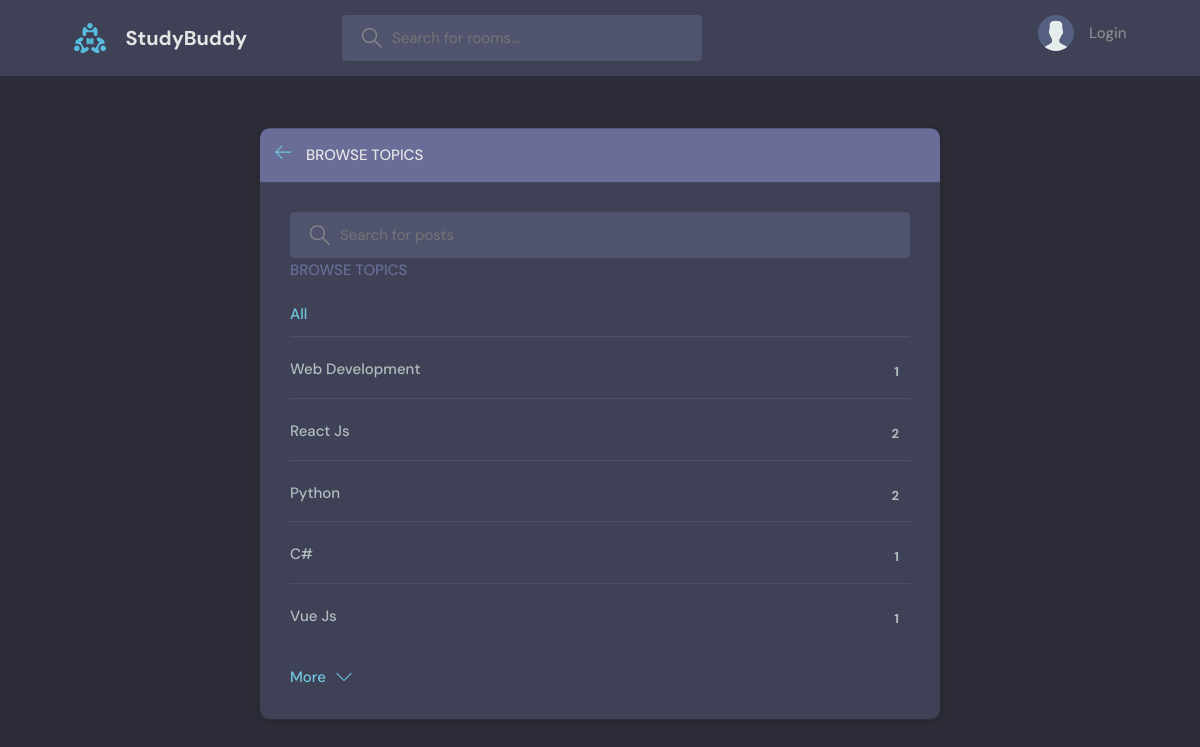
The app's page /room/topics, older data.
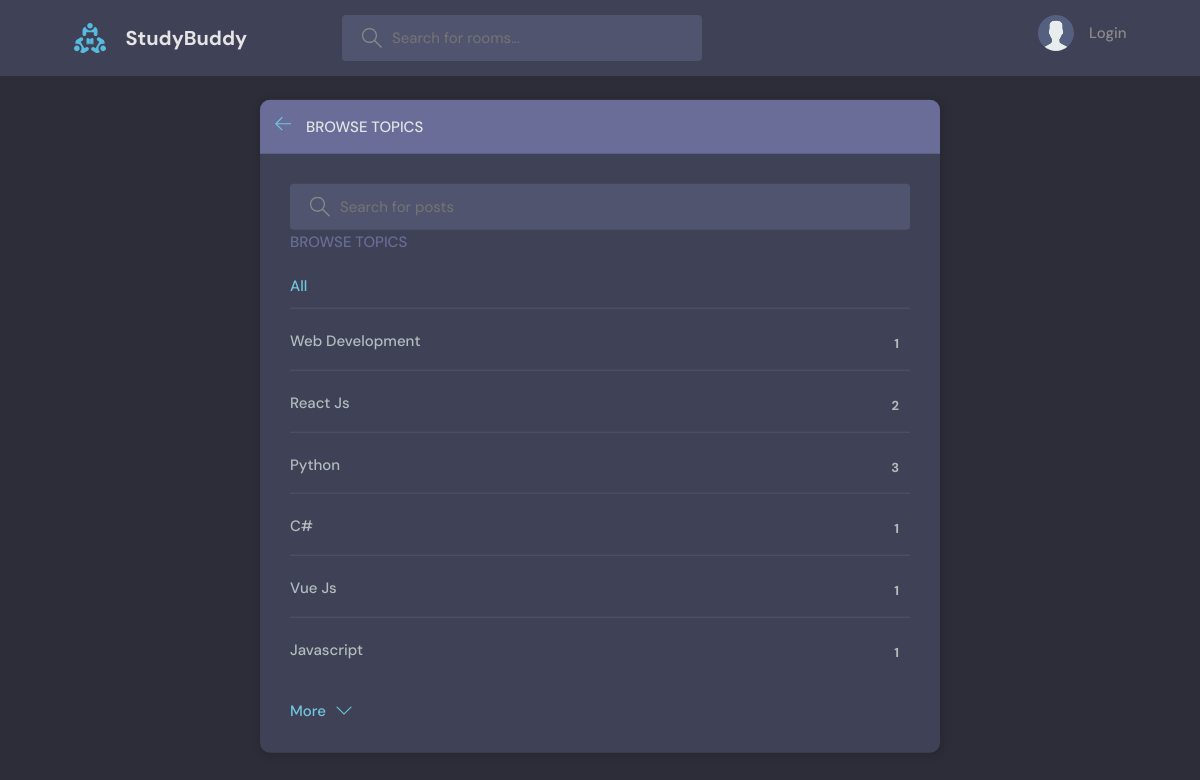
The same page, newer data.
### Chat/models.py (models this page shows, shortened)
class Topics(models.Model):
    name = models.CharField(max_length=100, unique=True)

### Chat/views.py (the view)
# urls.py: path("room/topics", views.topics, name="topics"),
def topics(request):
    topics = Topics.objects.all()
    return render(request, "chat/topics.html", {"topics": topics})

### Chat/templates/chat/topics.html (shortened to what this page needs)
{% extends "base.html" %}
{% block content %}
  <main class="create-room layout">
    <div class="container">
      <div class="layout__box">
        <div class="layout__boxHeader">
          <div class="layout__boxTitle">
            <a href={{request.META.HTTP_REFERER}}>
              <svg version="1.1" xmlns="http://www.w3.org/2000/svg" width="32" height="32" viewBox="0 0 32 32">
                <title>arrow-left</title>
                <path
                  d="M13.723 2.286l-13.723 13.714 13.719 13.714 1.616-1.611-10.96-10.96h27.625v-2.286h-27.625l10.965-10.965-1.616-1.607z"
                ></path>
              </svg>
            </a>
            <h3>Browse Topics</h3>
          </div>
        </div>
        <div class="topics-page layout__body">
          <form class="header__search" method="GET" action="{% url 'home' %}">
            <label>
              <input name="topic" type="text" placeholder="Search for posts" />
            </label>
          </form>
          <ul class="topics__list">
            {% include  'chat/components/_topics.html' %}
          </ul>
        </div>
      </div>
    </div>
  </main>
{% endblock %}

### Chat/templates/chat/components/_topics.html
<div class="topics__header">
  <h2>Browse Topics</h2>
</div>
<ul class="topics__list">
  <li>
    <a href="?" class="active">All <span>{{ rooms.count }}</span></a>
  </li>
  {% for topic in topics %}
    <li>
      <a href="{% url  'rooms' %}?topic={{ topic.name }}">
        {{ topic.name }} <span>{{ topic.rooms_set.all.count }}</span></a>
    </li>
  {% endfor %}
</ul>
<a class="btn btn--link" href="#">
  More
  <svg version="1.1" xmlns="http://www.w3.org/2000/svg" width="32" height="32" viewBox="0 0 32 32">
    <title>chevron-down</title>
    <path d="M16 21l-13-13h-3l16 16 16-16h-3l-13 13z"></path>
  </svg>
</a>

Row changes from the older to the newer data that the page shows:
computed for Topics "Python": rooms_set.all.count "2" → "3"
added Topics: name "Javascript", rooms_set.all.count "1"
